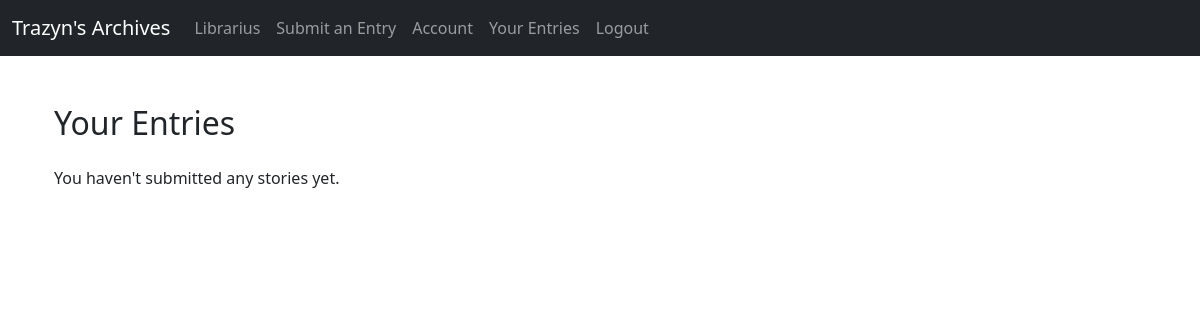
The app's page /stories/ (signed in), older data.
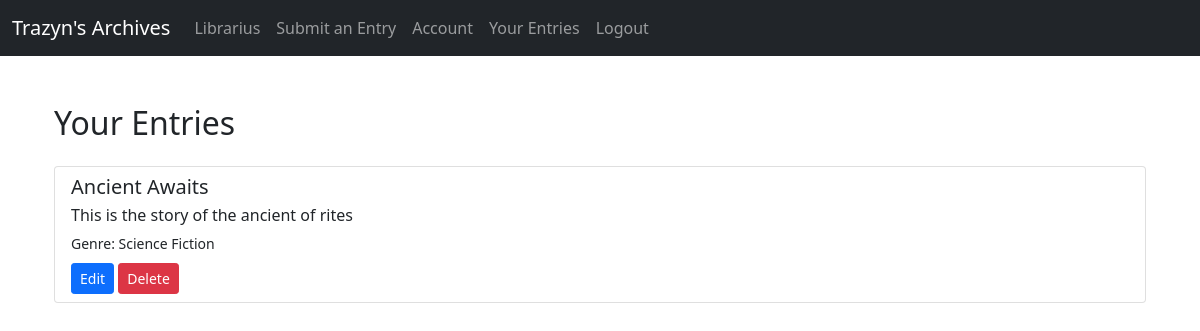
The same page, newer data.
### myapp/models.py (models this page shows, shortened)
class Stories(models.Model):
    storyId = models.UUIDField('Story ID', primary_key=True, default=uuid.uuid4, editable=False)
    title = models.CharField('Title', max_length=200)
    author = models.CharField('Author', max_length=100)
    content = models.TextField('Story')
    genre = models.CharField('Genre', max_length=50)
    isPublic = models.BooleanField('Is it Public', default=True)
    user = models.ForeignKey(User, on_delete=models.CASCADE, related_name='stories', null=True, blank=True)
    class Meta:
        verbose_name = 'Stories'
        verbose_name_plural = 'Stories'

### myapp/views.py (the view)
# urls.py: path('stories/', views.storiesList, name='storiesList'),
@login_required
def storiesList(request):
    user_stories = Stories.objects.filter(user=request.user)
    return render(request, 'storiesList.html', {'stories': user_stories})

### myapp/templates/storiesList.html (shortened to what this page needs)
{% extends 'base.html' %}
{% block content %}
<div class="container">
    <h2 class="my-4">Your Entries</h2>
    {% if stories %}
        <div class="list-group">
            {% for story in stories %}
                <div class="list-group-item">
                    <h5 class="mb-1">{{ story.title }}</h5>
                    <p class="mb-1">{{ story.content|truncatewords:20 }}</p>
                    <small>Genre: {{ story.genre }}</small>
                    <div class="mt-2">
                        <a href="{% url 'manageStory' story.storyId %}" class="btn btn-sm btn-primary">Edit</a>
                        <form action="{% url 'deleteStory' story.storyId %}" method="POST" style="display: inline;">
                            <button type="submit" class="btn btn-sm btn-danger" onclick="return confirm('Are you sure you want to delete this story?');">Delete</button>
                        </form>
                    </div>
                </div>
            {% endfor %}
        </div>
    {% else %}
        <p>You haven't submitted any stories yet.</p>
    {% endif %}
</div>
{% endblock %}

Row changes from the older to the newer data that the page shows:
added Stories: title "Ancient Awaits", content "This is the story of the ancient of rites", genre "Science Fiction"
Text that changed along with them:
text no longer shown: "You haven't submitted any stories yet."
